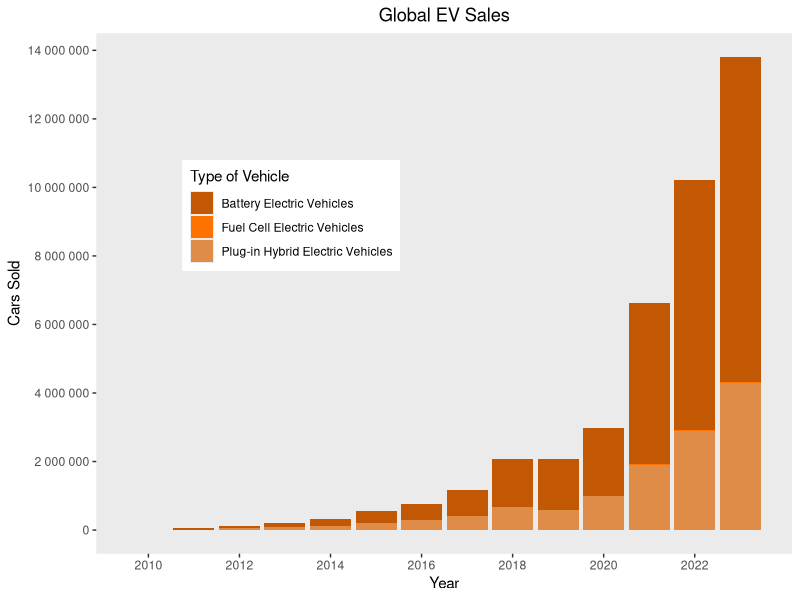
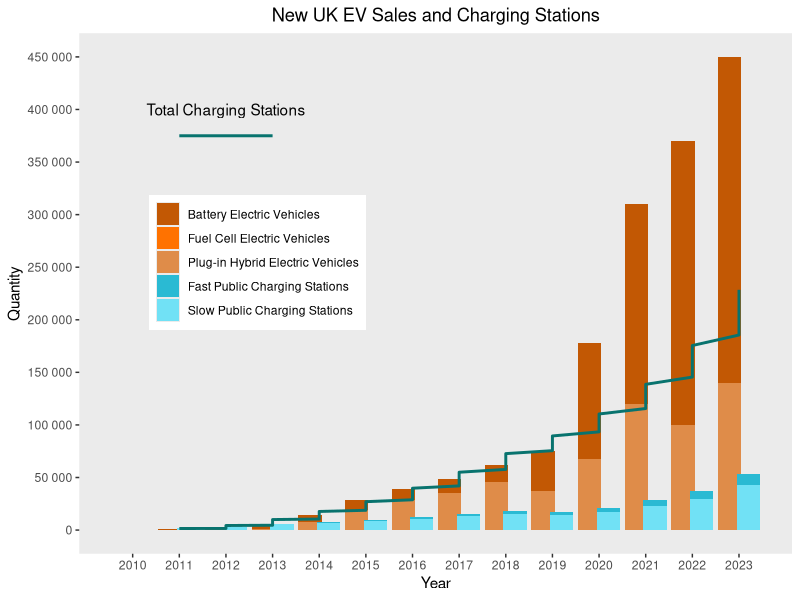

These charts were generated, in order, by the following R code:
## ---- chunk 1
knitr::opts_chunk$set(echo = TRUE)
## ---- chunk 2
# Stores the raw data from the csv files as variables 

salesData <- read.csv('EV_sales_data.csv')

head(salesData)

chargingData <- read.csv('EV_Charging_Data.csv')

head(chargingData)

## ---- chunk 3
# Installing and loading the relevant packages

suppressMessages({
  install.packages('tidyverse', repos = "http://cran.us.r-project.org", quiet = TRUE)
  install.packages('ggplot2', repos = "http://cran.us.r-project.org", quiet = TRUE)
  install.packages('scales', repos = "http://cran.us.r-project.org", quiet = TRUE)
  install.packages('forcats', repos = "http://cran.us.r-project.org", quiet = TRUE)

  library(tidyverse)
  library(ggplot2)
  library(scales)
  library(forcats)
})

## ---- chunk 4
# Checks the working directory to ensure necessary files are easily accessible

getwd()

## ---- chunk 5
# Removes parts of the dataframe that are country specific, leaving just global data

globalData <- salesData[apply(salesData, 1, function(row) {   
  any(grepl("EV sales", row)) & 
  any(grepl("World", row))
}), ]

## ---- chunk 6
# Sets a condition to check each row for any of the target words 
# then filters the dataframe based on that condition

target_words <- c("PHEV", "BEV", "FCEV")

condition <- apply(globalData, 1,
                   function(row) any(grepl(paste(target_words, collapse = "|"), row)))

filtered_globalData <- subset(globalData, condition)

## ---- chunk 7
# Removes unwanted columns leaving just the data that is to be plotted

cleanGlobalData <- subset(filtered_globalData, select = -c(mode, category, region,
                                                           parameter, unit))

## ---- chunk 8
head(cleanGlobalData)

## ---- chunk 9
# Removes all data that isn't from the UK or about electric vehicle sales

ukSales <- salesData[apply(salesData, 1, function(row) {   
  any(grepl("EV sales", row)) & 
  any(grepl("United Kingdom", row))
}), ]

## ---- chunk 10
# Filters out the rows that groups all types of EVs together

target_words <- c("PHEV", "BEV", "FCEV")

condition <- apply(ukSales, 1, function(row) any(grepl(paste(target_words, 
                                                             collapse = "|"), row)))

filtered_ukSales <- subset(ukSales, condition)

## ---- chunk 11
# Removes unwanted columns, ready for plotting

cleanUkSales <- subset(filtered_ukSales, select = -c(mode, category, region,
                                                     parameter, unit))

## ---- chunk 12

head(cleanUkSales)

## ---- chunk 13

# Filters the data for UK only 
ukChargers <- chargingData[apply(chargingData, 1, function(row) {   
  any(grepl("United Kingdom", row))
}), ]

## ---- chunk 14

# Removes unwanted columns, ready for plotting
cleanUkChargers <- subset(ukChargers, select = -c(region, category, parameter,
                                                  mode, unit))

## ---- chunk 15

head(cleanUkChargers)

## ---- chunk 16
# Rewrites the names of each stack of the bars to the full unabbreviated names

new_names <- c("Battery Electric Vehicles" = "BEV", 
               "Fuel Cell Electric Vehicles" = "FCEV", 
               "Plug-in Hybrid Electric Vehicles" = "PHEV")

# Creates a temporary variable of the changed stack names to preserve the original data
cleanGlobalData$temp_powertrain <- fct_recode(cleanGlobalData$powertrain, !!!new_names)

# Plot stacked bar chart using ggplot2

ggplot(cleanGlobalData, aes(x = year, y = value, fill = temp_powertrain)) +
  geom_bar(stat = "identity") +
  labs(title = element_text("Global EV Sales", hjust = 0.5), x = "Year", y = "Cars Sold",
  fill = "Type of Vehicle") +
  scale_fill_manual(values = c("#C25804", "#FF7200", "#DF8C49")) +  # Custom colours
  scale_x_continuous(breaks = seq(2010, 2023, by = 2)) +
  scale_y_continuous(breaks = seq(0, max(14000000), by = 2000000),
                     labels = scales::number_format()) +
  theme(panel.grid.major = element_blank(),   # Removes persisting background grid
        panel.grid.minor = element_blank(),
        legend.position = c(0.28, 0.65),  # Repositions bar chart key and makes it bold
        plot.title = element_text(hjust = 0.5)) # Horizontally centres the title
        
cleanGlobalData$temp_powertrain <- NULL  # Resets the temporary variable

## ---- chunk 17

# Sets powertrain as a factor so the levels can be designated for the name change
cleanUkChargers$powertrain <- factor(cleanUkChargers$powertrain,
                                     levels = c("Publicly available fast",
                                     "Publicly available slow"))

# Changes names and stores in a new variable
chargersLabel <- c("Fast Public Charging Stations" = "Publicly available fast",
                   "Slow Public Charging Stations" = "Publicly available slow")

# Recodes the levels with new names for plotting for both bar charts
cleanUkChargers$temp_chargers <- fct_recode(cleanUkChargers$powertrain, !!!chargersLabel)
cleanUkSales$temp_UKpowertrain <- fct_recode(cleanUkSales$powertrain, !!!new_names)

p <- ggplot() +
  geom_bar(data = cleanUkSales, aes(x = year - 0.2, y = value, fill = temp_UKpowertrain), 
           stat = "identity", position = "stack", width = 0.5) +
  geom_bar(data = cleanUkChargers, aes(x = year + 0.2, y = value, fill = temp_chargers), 
           stat = "identity", position = "stack", width = 0.5) +
  geom_line(data = cleanUkChargers, aes(x = year, y = cumsum(value)), 
            color = "#08736E", linewidth = 1) +
  labs(title = "New UK EV Sales and Charging Stations", 
       x = "Year", 
       y = "Quantity", 
       fill = "Type of Vehicle") +
  scale_fill_manual(values = c("#C25804", "#FF7200", "#DF8C49", "#2ABAD3", "#71E1F5")) + 
  scale_x_continuous(breaks = seq(2010, 2023, by = 1)) +
  scale_y_continuous(breaks = seq(0, max(450000), by = 50000), # Sets x and y axis unit intervals
                     labels = scales::number_format()) +  # Y-axis scientific notation to standard
  theme(panel.grid.major = element_blank(), # Removes background grid and colour
        panel.grid.minor = element_blank(),  
        legend.position = c(0.25, 0.56), # Repositions bar chart key and removes title
        legend.title = element_blank(), 
        plot.title = element_text(hjust = 0.5)) +  # Horizontally centres the title
  annotate(geom = "text", x = 2012, y = 400000, label = "Total Charging Stations", 
           color = "#000000") +    # Creates a key for the line graph
  geom_segment(aes(x = 2011, xend = 2013, y = 375000, yend = 375000), 
               color = "#08736E", size = 1) # Adds an example line for the line graph key
               
print(p)
        
